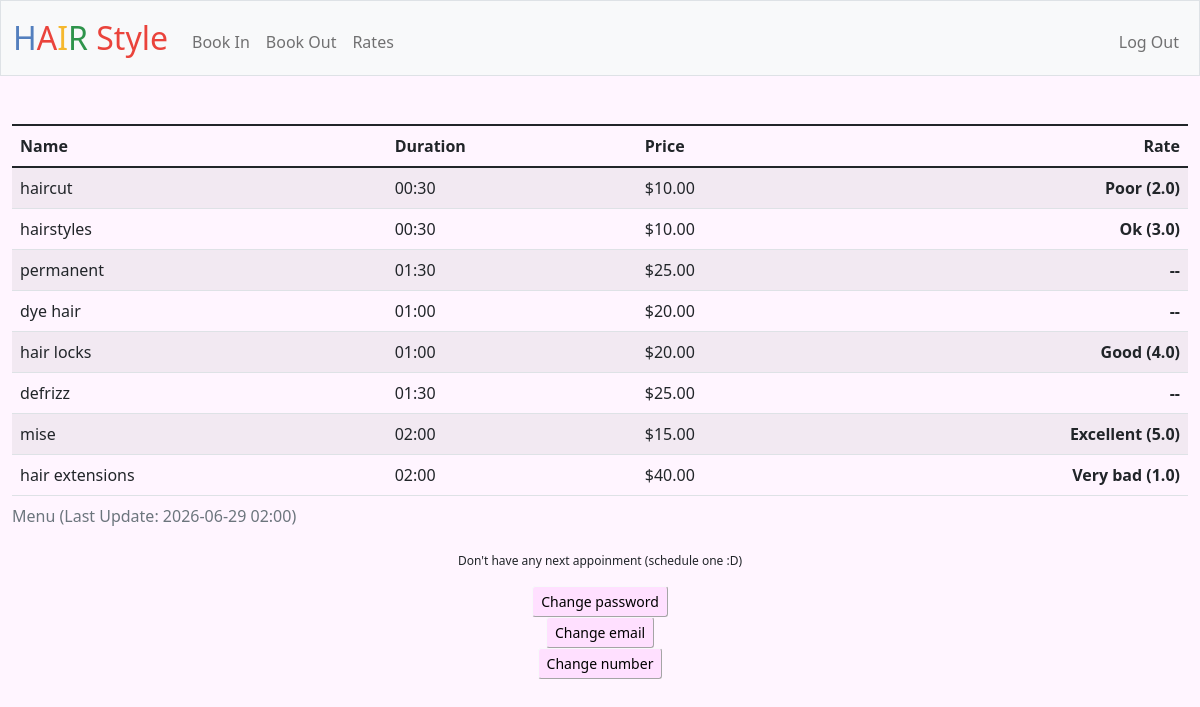
The page / (signed in) on the database its author committed.
### tables this page shows
CREATE TABLE menu
(
id INTEGER PRIMARY KEY AUTOINCREMENT NOT NULL, 
name TEXT NOT NULL,
price NUMERIC NOT NULL,
time NUMERIC NOT NULL,
rate INTEGER CHECK(rate > 0 AND rate <= 5));

### app.py (the view, shortened to what this page needs)
@app.route("/")
@login_required
def index():
    info = db.execute("SELECT id, name, price, time AS duration, rate FROM menu;")
    now = datetime.now(timezone("Europe/Lisbon"))
    date_now_2 = now.strftime('%Y%m%d%H%M')
    date_now = now.strftime('%Y-%m-%d')
    date_now_2 = float(int(date_now_2[0:8]) + int(date_now_2[8:12]) / 2400.0)
    with open('date.txt') as f:
        line = f.readline()
    next_appoint = db.execute("SELECT MIN(CAST(REPLACE(appointment.date, '-', '') AS decimal) + (appointment.hour_minute) / 24.0) AS min, menu.name, menu.time AS duration, appointment.date, appointment.hour_minute AS time FROM (appointment, menu) WHERE user_id = ? AND appointment.style_id = menu.id AND CAST(REPLACE(appointment.date, '-', '') AS decimal) + (appointment.hour_minute) / 24.0 >= ?;", session["user_id"], date_now_2)
    if not next_appoint[0]["min"]:
        next_appoint = None
    return render_template("portfolio.html", info=info, appointment=next_appoint, last_update=line)

### app.py (called while the page is built)
@app.after_request
def after_request(response):
    response.headers["Cache-Control"] = "no-cache, no-store, must-revalidate"
    response.headers["Expires"] = 0
    response.headers["Pragma"] = "no-cache"
    return response

### helpers.py (called while the page is built)
def login_required(f):
    @wraps(f)
    def decorated_function(*args, **kwargs):
        if session.get("user_id") is None:
            return redirect("/login")
        return f(*args, **kwargs)
    return decorated_function

def usd(value):
    return f"${value:,.2f}"

def time(value):
    hour = int(value)
    minute = int((value - hour) * 60)
    return f"{hour:02d}:{minute:02d}"

def rate_to_name(rate):
    if rate == None:
        return "--"
    return f"{RATES_NAMES[round(rate)]} ({rate:,.1f})"

### templates/portfolio.html (shortened to what this page needs)
{% extends "layout.html" %}
{% block main %}
    <table class="table table-striped">
    <caption>Menu (Last Update: {{ last_update }})</caption>
        <thead>
            <tr>
                <th class="text-start">Name</th>
                <th class="text-start">Duration</th>
                <th class="text-start">Price</th>
                <th class="text-end">Rate</th>
            </tr>
        </thead>
        <tbody>
            {% for type in info %}
            <tr>
                <td class="text-start">{{ type["name"] }}</td>
                <td class="text-start">{{ type["duration"] | time }}</td>
                <td class="text-start">{{ type["price"] | usd }}</td>
                <th class="text-end">{{ type["rate"] | rate_to_name }}</th>
            </tr>
            {% endfor %}
        </tbody>
    </table>
    {% if appointment %}
        <div style="font-size: 12px">
            <h5>Your next appointment:</h5>
            <dl>
                <dt>Date: {{ appointment[0]["date"] }}</dt>
                <dt>Time: {{ appointment[0]["time"] | time }}</dt>
                <dt>Duration: {{ appointment[0]["duration"] | time }}</dt>
                <dt>Type: {{ appointment[0]["name"] }}</dt>
            </dl>
        </div>
    {% else %}
        <div style="font-size: 12px">
            <p>Don't have any next appoinment (schedule one :D)</p>
        </div>
    {% endif %}
    <div>
        <form action="/password" method="get">
            <button class="btn btn-light btn-sm" type="submit">Change password</button>
        </form>
        <form action="/email" method="get">
            <button class="btn btn-light btn-sm" type="submit">Change email</button>
        </form>
        <form action="/number" method="get">
            <button class="btn btn-light btn-sm" type="submit">Change number</button>
        </form>
    </div>
{% endblock %}

### templates/layout.html (shortened to what this page needs)
<!DOCTYPE html>
<html lang="en">
    <head>
        <link href="https://cdn.jsdelivr.net/npm/bootstrap@5.1.3/dist/css/bootstrap.min.css" rel="stylesheet">
        <link href="/static/styles.css" rel="stylesheet">
    </head>
    <body>
        <nav class="bg-light border navbar navbar-expand-md navbar-light">
            <div class="container-fluid">
                <a class="navbar-brand" href="/"><span class="blue">H</span><span class="red">A</span><span class="yellow">I</span><span class="green">R</span> <span class="red">Style</span></a>
                <div class="collapse navbar-collapse" id="navbar">
                    {% if session["user_id"] %}
                        <ul class="navbar-nav me-auto mt-2">
                            <li class="nav-item"><a class="nav-link" href="/book_in">Book In</a></li>
                            <li class="nav-item"><a class="nav-link" href="/book_out">Book Out</a></li>
                            <li class="nav-item"><a class="nav-link" href="/rates">Rates</a></li>
                        </ul>
                        <ul class="navbar-nav ms-auto mt-2">
                            <li class="nav-item"><a class="nav-link" href="/logout">Log Out</a></li>
                        </ul>
                    {% else %}
                        <ul class="navbar-nav ms-auto mt-2">
                            <li class="nav-item"><a class="nav-link" href="/register">Register</a></li>
                            <li class="nav-item"><a class="nav-link" href="/login">Log In</a></li>
                        </ul>
                    {% endif %}
                </div>
            </div>
        </nav>
        <main class="container-fluid py-5 text-center">
            {% block main %}{% endblock %}
        </main>
    </body>
</html>

### static/styles.css (style rules this page uses)
nav .navbar-brand { font-size: xx-large; }
nav .navbar-brand .blue { color: #537fbe; }
nav .navbar-brand .red { color: #ea433b; }
nav .navbar-brand .yellow { color: #f5b82e; }
nav .navbar-brand .green { color: #2e944b; }
button.btn { background-color: #ffe0ff; border-style: outset; }
body { background-color: #fff5ff; }

### rows shown on the page
menu: name "haircut", duration "00:30", price "$10.00", rate|rate_to_name "Poor (2.0)"
menu: name "hairstyles", duration "00:30", price "$10.00", rate|rate_to_name "Ok (3.0)"
menu: name "permanent", duration "01:30", price "$25.00", rate|rate_to_name "--"
menu: name "dye hair", duration "01:00", price "$20.00", rate|rate_to_name "--"
menu: name "hair locks", duration "01:00", price "$20.00", rate|rate_to_name "Good (4.0)"
menu: name "defrizz", duration "01:30", price "$25.00", rate|rate_to_name "--"
menu: name "mise", duration "02:00", price "$15.00", rate|rate_to_name "Excellent (5.0)"
menu: name "hair extensions", duration "02:00", price "$40.00", rate|rate_to_name "Very bad (1.0)"

### other values the page prints
{{ last_update }} "2026-06-29 02:00"
